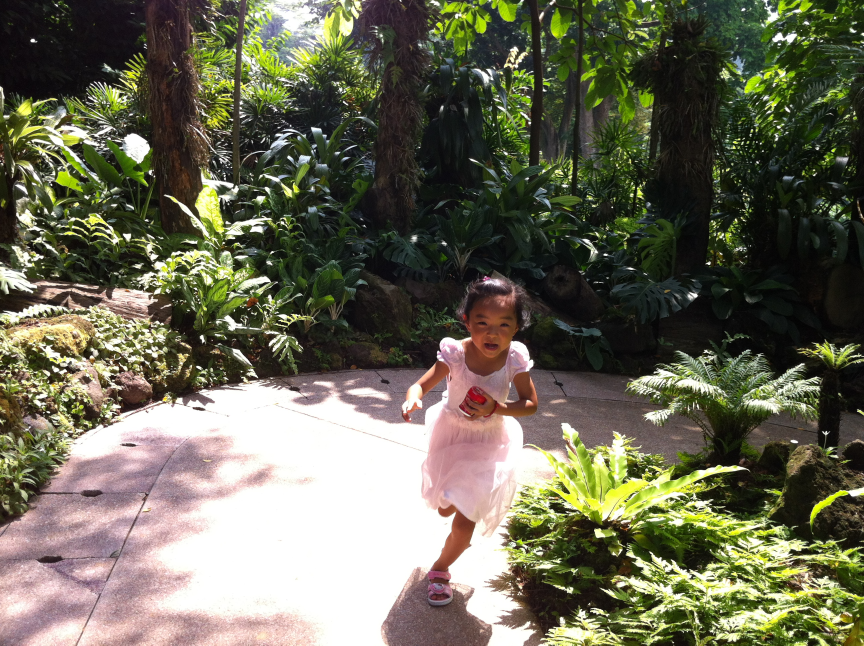
#> input picture face/1191.jpg, 2592 x 1936 px (shown at 1/3 size); its folder holds only this picture in this run
$ python find_faces.py
#> lines starting #> are read from the running program, lines starting #| are printed output that depends on the picture
import cv2 as cv
import os
import sys

detector = cv.CascadeClassifier('haarcascade_frontalface_default.xml')

cv.namedWindow('pictures', cv.WINDOW_NORMAL)

for path, dir_list, file_list in os.walk('.'):
    for file_name in file_list:
        if ("JPG" in file_name or 'jpg' in file_name) and 'gray' not in file_name:
            #img_file = os.path.join(path, file_name)
            img_file = file_name
            print(img_file)

            file_name, file_ext = os.path.splitext(img_file)
            gray_file_name = '%s_gray%s' % (file_name, file_ext)

            img = cv.imread(img_file)
#> img is the input picture: shape (1936, 2592, 3); mean B, G, R 85.7, 105.4, 106.7
            print('size, dtype, shape', img.size, img.dtype, img.shape)
#| size, dtype, shape 15054336 uint8 (1936, 2592, 3)
            #img = cv.resize(img, (1000, 500))
            img = cv.resize(img, (int(img.shape[1] * 0.8), int(img.shape[0] * 0.8)))
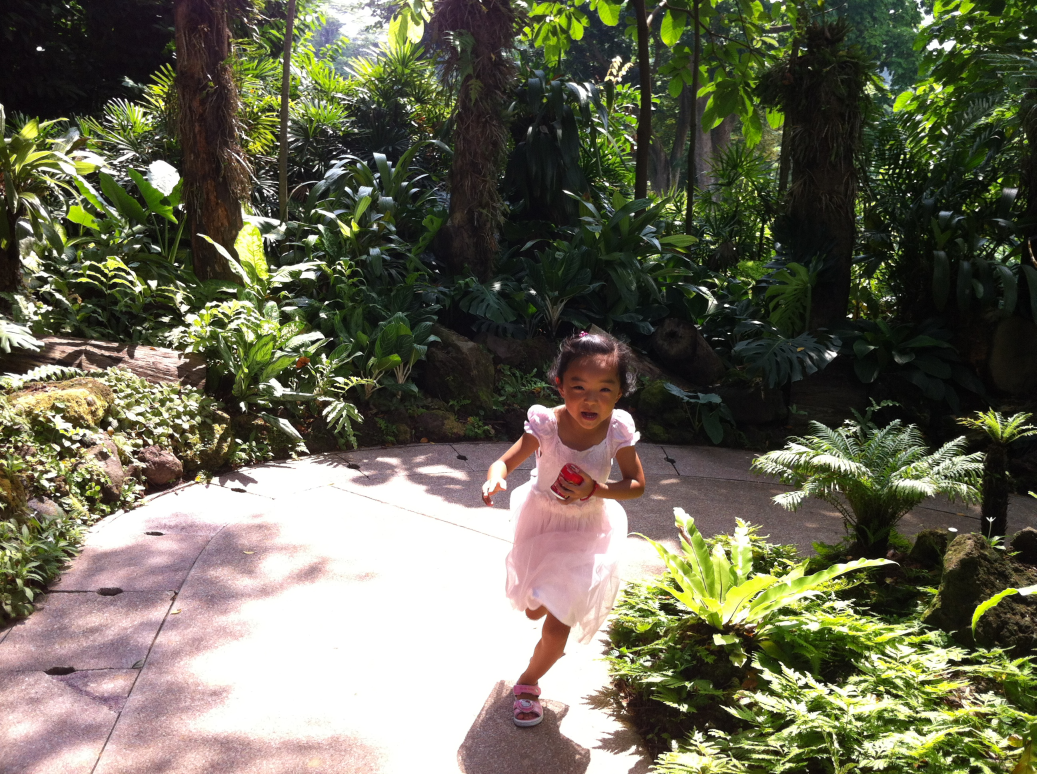
#> img: shape (1548, 2073, 3) (shown at 1/2 size); mean B, G, R 85.6, 105.3, 106.6

            gray = cv.cvtColor(img, cv.COLOR_BGR2GRAY)
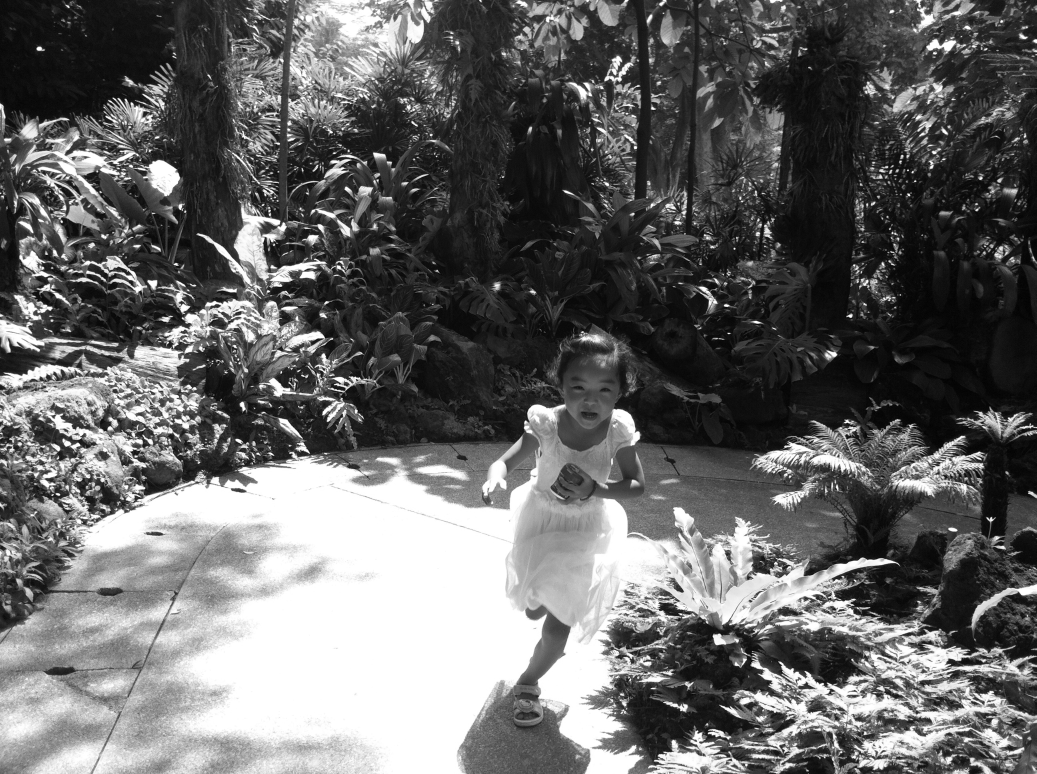
#> gray: shape (1548, 2073) (shown at 1/2 size); min 0, max 255, mean 103.4
            cv.imwrite(gray_file_name, gray)
            #img_gray = cv.imread('gray_2564.jpg')
            #cv.imshow('gray', img_gray)

            faces = detector.detectMultiScale(gray, 1.3, 5)
#> faces = ()
            print(faces)

            for (x, y, w, h) in faces:
                cv.rectangle(img, (x, y), (x+w, y+h), (250, 0, 0), 2)
#> this loop made 0 passes

            cv.imshow('pictures', img)
            #cv.resizeWindow('pictures', 1920, 1080)
            cv.setWindowProperty('pictures', cv.WND_PROP_FULLSCREEN, cv.WINDOW_FULLSCREEN)
            #cv.imshow('gray', img_gray)
            cv.waitKey(0)
            cv.destroyAllWindows()

$ run again, on face/2418.jpg
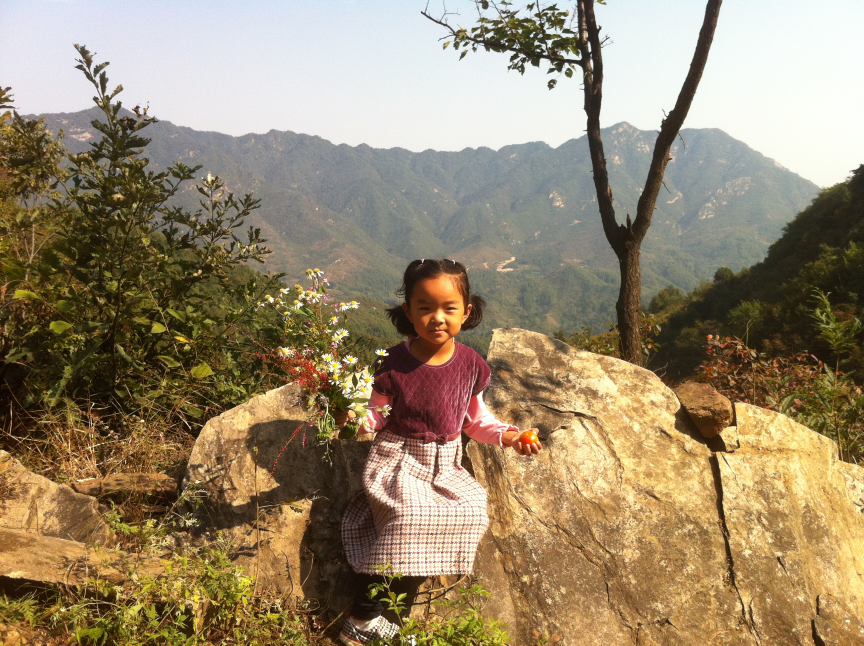
#> input picture face/2418.jpg, 2592 x 1936 px (shown at 1/3 size)
#> img is the input picture: shape (1936, 2592, 3); mean B, G, R 109.1, 136.1, 152.4
#| size, dtype, shape 15054336 uint8 (1936, 2592, 3)
#> `gray = cv.cvtColor(img, cv.COLOR_BGR2GRAY)`:
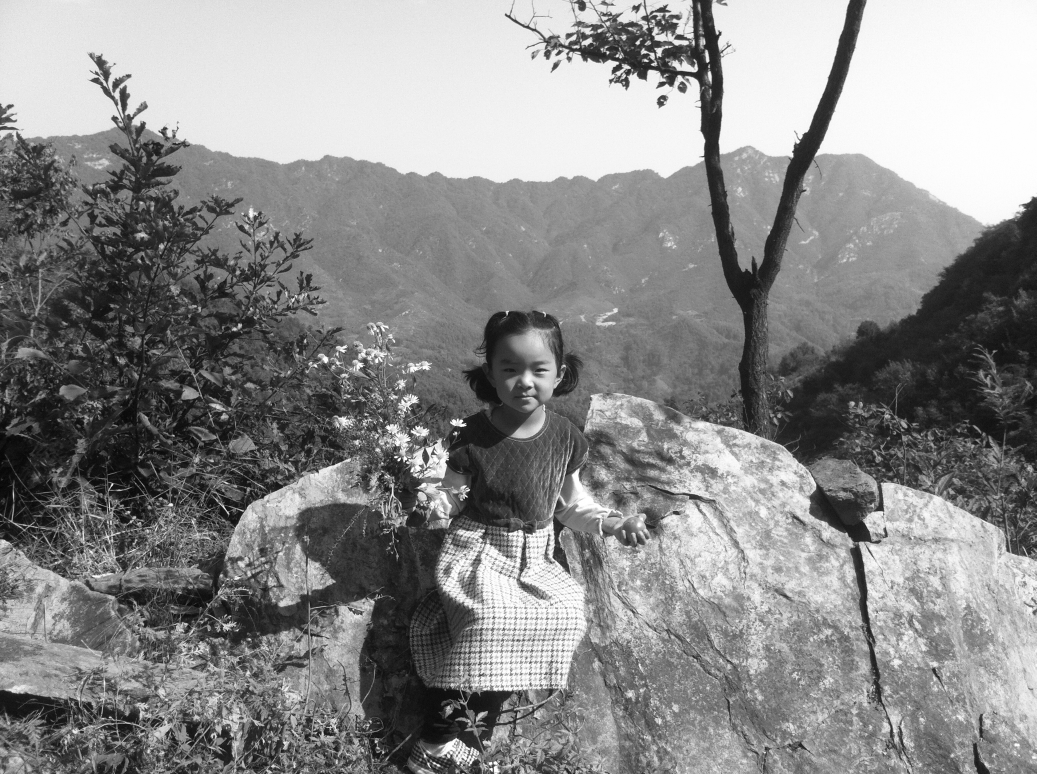
#> gray: shape (1548, 2073) (shown at 1/2 size); min 3, max 255, mean 137.7
#> faces = [[976, 681, 152, 152]]
#| [[976 681 152 152]]
#> the loop `for (x, y, w, h) in faces:` made 1 pass
#> after the loop `for (x, y, w, h) in faces:`:
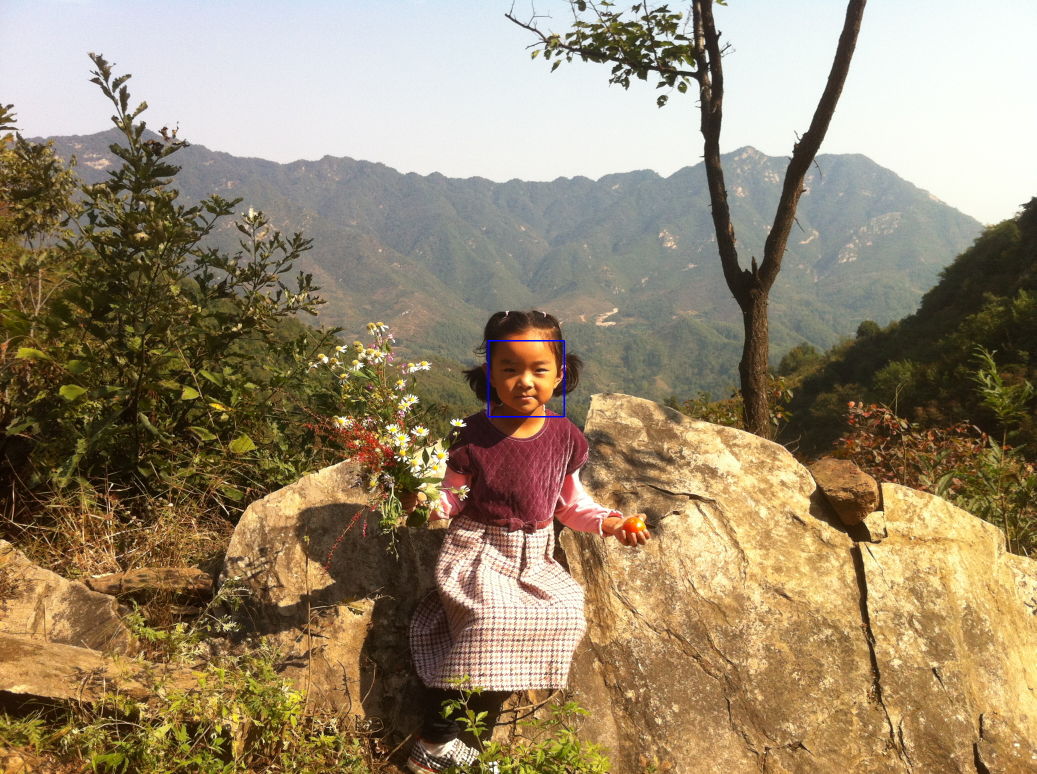
#> img: shape (1548, 2073, 3) (shown at 1/2 size); mean B, G, R 109.1, 135.9, 152.2

$ run again, on face/2082.jpg
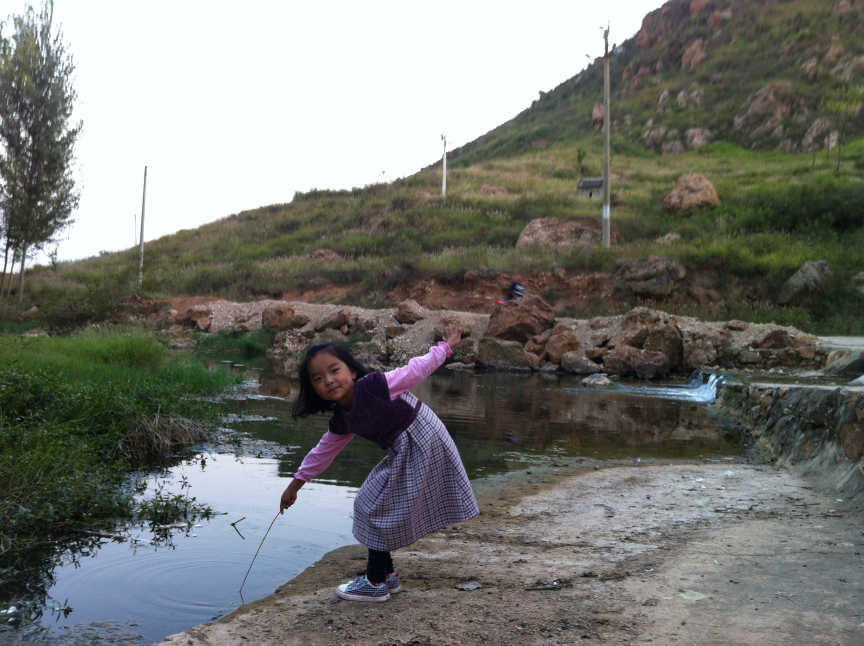
#> input picture face/2082.jpg, 2592 x 1936 px (shown at 1/3 size)
#> img is the input picture: shape (1936, 2592, 3); mean B, G, R 114.6, 119.4, 118
#| size, dtype, shape 15054336 uint8 (1936, 2592, 3)
#> img: shape (1548, 2073, 3)
#> `gray = cv.cvtColor(img, cv.COLOR_BGR2GRAY)`:
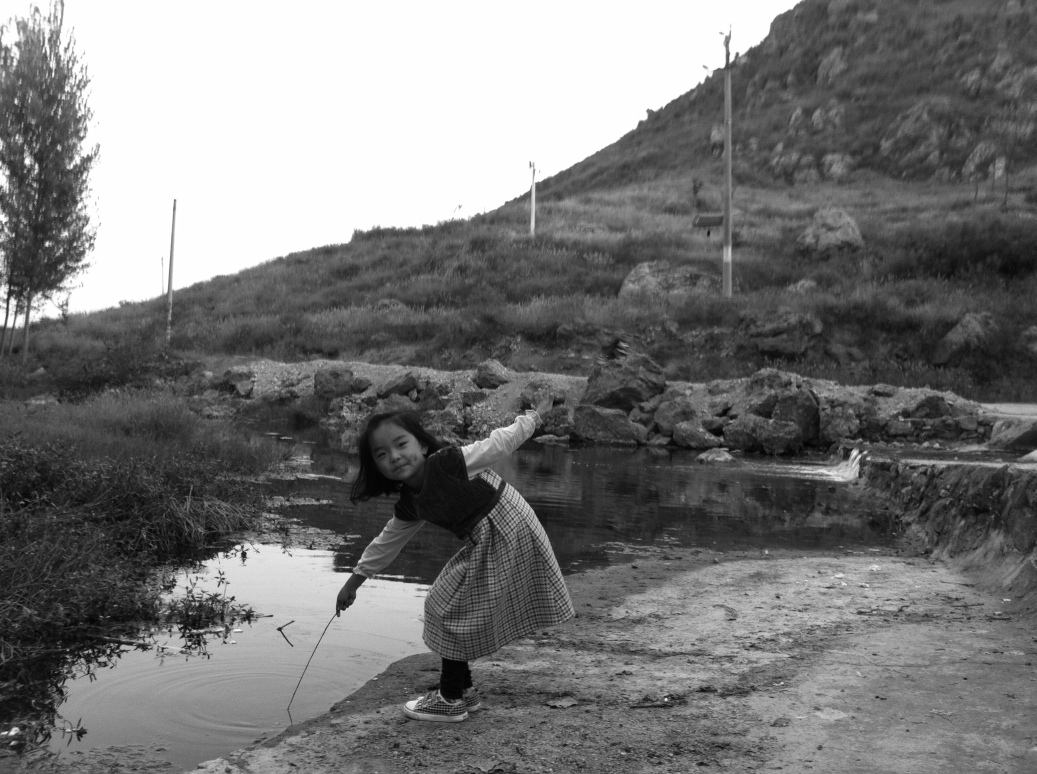
#> gray: shape (1548, 2073) (shown at 1/2 size); min 0, max 255, mean 118.3
#> faces = ()
